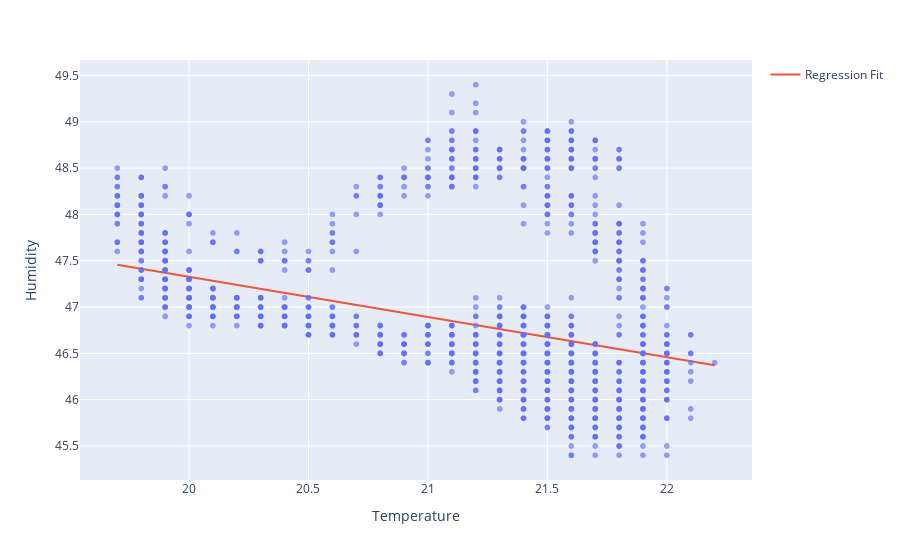

Source (notebook cell):
### Code cell
df2 = clean_data2
X = df2.Temperature.values.reshape(-1, 1)

model = LinearRegression()
model.fit(X, df2.Humidity)

x_range = np.linspace(X.min(), X.max(), 100)
y_range = model.predict(x_range.reshape(-1, 1))

fig = px.scatter(df2, x='Temperature', y='Humidity', opacity=0.65)
fig.add_traces(go.Scatter(x=x_range, y=y_range, name='Regression Fit'))
fig.show()

### Figure 1 — Plotly figure (JSON) as saved in the notebook; plotly's stock layout.template omitted (floating-point values rounded to 4 significant figures; data arrays with more than 128 entries replaced by an {"elided": "..."} marker saying what was removed)
{"data": [{"hovertemplate": "Temperature=%{x}<br>Humidity=%{y}<extra></extra>", "legendgroup": "", "marker": {"color": "#636efa", "opacity": 0.65, "symbol": "circle"}, "mode": "markers", "name": "", "showlegend": false, "type": "scattergl", "x": {"elided": "2659 float values"}, "xaxis": "x", "y": {"elided": "2659 float values"}, "yaxis": "y"}, {"name": "Regression Fit", "type": "scatter", "x": [19.7, 19.73, 19.75, 19.78, 19.8, 19.83, 19.85, 19.88, 19.9, 19.93, 19.95, 19.98, 20.0, 20.03, 20.05, 20.08, 20.1, 20.13, 20.15, 20.18, 20.21, 20.23, 20.26, 20.28, 20.31, 20.33, 20.36, 20.38, 20.41, 20.43, 20.46, 20.48, 20.51, 20.53, 20.56, 20.58, 20.61, 20.63, 20.66, 20.68, 20.71, 20.74, 20.76, 20.79, 20.81, 20.84, 20.86, 20.89, 20.91, 20.94, 20.96, 20.99, 21.01, 21.04, 21.06, 21.09, 21.11, 21.14, 21.16, 21.19, 21.22, 21.24, 21.27, 21.29, 21.32, 21.34, 21.37, 21.39, 21.42, 21.44, 21.47, 21.49, 21.52, 21.54, 21.57, 21.59, 21.62, 21.64, 21.67, 21.69, 21.72, 21.75, 21.77, 21.8, 21.82, 21.85, 21.87, 21.9, 21.92, 21.95, 21.97, 22.0, 22.02, 22.05, 22.07, 22.1, 22.12, 22.15, 22.17, 22.2], "y": [47.46, 47.44, 47.43, 47.42, 47.41, 47.4, 47.39, 47.38, 47.37, 47.36, 47.35, 47.34, 47.32, 47.31, 47.3, 47.29, 47.28, 47.27, 47.26, 47.25, 47.24, 47.23, 47.22, 47.2, 47.19, 47.18, 47.17, 47.16, 47.15, 47.14, 47.13, 47.12, 47.11, 47.09, 47.08, 47.07, 47.06, 47.05, 47.04, 47.03, 47.02, 47.01, 47.0, 46.99, 46.97, 46.96, 46.95, 46.94, 46.93, 46.92, 46.91, 46.9, 46.89, 46.88, 46.86, 46.85, 46.84, 46.83, 46.82, 46.81, 46.8, 46.79, 46.78, 46.77, 46.76, 46.74, 46.73, 46.72, 46.71, 46.7, 46.69, 46.68, 46.67, 46.66, 46.65, 46.63, 46.62, 46.61, 46.6, 46.59, 46.58, 46.57, 46.56, 46.55, 46.54, 46.53, 46.51, 46.5, 46.49, 46.48, 46.47, 46.46, 46.45, 46.44, 46.43, 46.42, 46.4, 46.39, 46.38, 46.37]}], "layout": {"autosize": true, "legend": {"tracegroupgap": 0}, "margin": {"t": 60}, "xaxis": {"anchor": "y", "autorange": true, "domain": [0, 1], "range": [19.55, 22.35], "title": {"text": "Temperature"}, "type": "linear"}, "yaxis": {"anchor": "x", "autorange": true, "domain": [0, 1], "range": [45.09, 49.71], "title": {"text": "Humidity"}, "type": "linear"}}}
